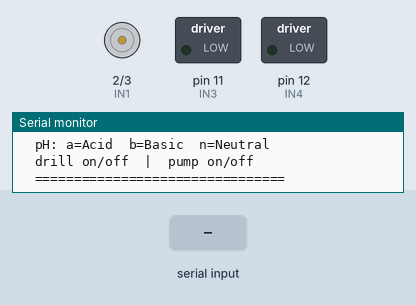
Bench run of a sketch on a simulated Arduino Uno, built with avr-gcc and run on an emulated ATmega328P. On the bench: motor-driver pin pairs drawn as motors (green arrow = first pin HIGH = forward, orange = second pin HIGH = backward, longer = more drive, scaled by the enable pin), switched loads named in the sketch (green lamp = pin HIGH), the last lines printed to the serial monitor. The inputs (shaded band) are chosen by the test bench. Random numbers use the default seed unless the sketch sets one.

Above: at 4.1 s.
4.2 s: "drill on\n" received over Serial
At 4.8 s:
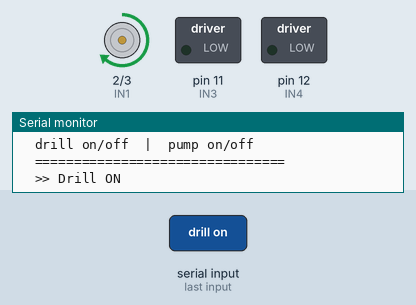
5.7 s: "drill off\n" received over Serial
At 7.1 s:
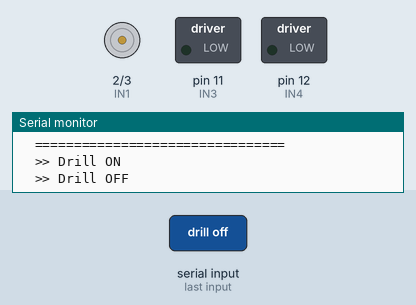
Timing chart, 0 to 8.7 s (numbered marks = the images above; inputs shaded):
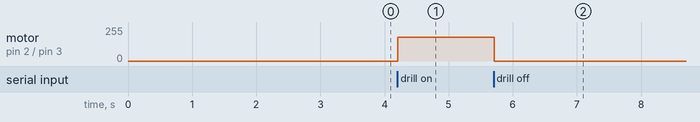

The sketch:

arduino1_master_full.ino
```cpp
// ── MASTER ARDUINO — FULL MERGED ────────────
// Controls pH sensor, drill, and pumps
// Sends status to Display Arduino via SoftwareSerial
//
// PIN MAP:
//   pH Sensor      → A1
//   L298N IN1      → D2  (Drill direction A)
//   L298N IN2      → D3  (Drill direction B)
//   L298N ENA      → D10 (Drill speed PWM)
//   L298N IN3      → D11 (Pump 1)
//   L298N IN4      → D12 (Pump 2)
//   TX to Display  → D6
//   RX from Display→ D7
//
// SERIAL COMMANDS (USB):
//   a / A       → Simulate Acidic  soil
//   b / B       → Simulate Basic   soil
//   n / N       → Simulate Neutral soil
//   drill on    → Start drill
//   drill off   → Stop  drill
//   pump on     → Start both pumps
//   pump off    → Stop  both pumps
// ─────────────────────────────────────────────

#include <SoftwareSerial.h>
SoftwareSerial toDisplay(6, 7); // TX=6, RX=7

#define PH_PIN A1
#define IN1 2
#define IN2 3
#define ENA 10
#define IN3 11  // Pump 1
#define IN4 12  // Pump 2

// ─── Simulation State ────────────────────────
float phBase = 0.0;
float phAmp  = 0.0;
float maxAmp = 0.4;
int   sign   = 1;
bool  running = false;

// ─── Helpers ─────────────────────────────────
String soilNature(float ph) {
  if (ph < 6.0)       return "Acidic  ";
  else if (ph <= 7.5) return "Neutral ";
  else                return "Alkaline";
}

String soilNatureShort(float ph) {
  if (ph < 6.0)       return "Acid";
  else if (ph <= 7.5) return "Neut";
  else                return "Alka";
}

void printLoadingBar(float current, float maxVal) {
  int percent = (int)(((maxVal - current) / maxVal) * 100);
  int filled  = percent / 5;
  Serial.print(" [");
  for (int i = 0; i < 20; i++) {
    if (i < filled)       Serial.print("=");
    else if (i == filled) Serial.print(">");
    else                  Serial.print(".");
  }
  Serial.print("] ");
  if (percent < 10)       Serial.print("  ");
  else if (percent < 100) Serial.print(" ");
  Serial.print(percent); Serial.print("%");
}

// ─── Actions ─────────────────────────────────
void doDrill(bool on) {
  if (on) {
    digitalWrite(IN1, HIGH); digitalWrite(IN2, LOW);
    analogWrite(ENA, 180);
    Serial.println("  >> Drill ON");
    toDisplay.println("Drill: ON,Running.....");
  } else {
    digitalWrite(IN1, LOW);  digitalWrite(IN2, LOW);
    analogWrite(ENA, 0);
    Serial.println("  >> Drill OFF");
    toDisplay.println("Drill: OFF,Stopped.");
  }
}

void doPumps(bool on) {
  if (on) {
    digitalWrite(IN3, HIGH); digitalWrite(IN4, HIGH);
    Serial.println("  >> Pumps ON");
    toDisplay.println("Pumps: ON,Watering.....");
  } else {
    digitalWrite(IN3, LOW);  digitalWrite(IN4, LOW);
    Serial.println("  >> Pumps OFF");
    toDisplay.println("Pumps: OFF,Stopped.");
  }
}

void startSequence(float phMin, float phMax) {
  phBase  = phMin + random(0, (int)((phMax - phMin) * 10)) / 10.0;
  phAmp   = maxAmp;
  sign    = 1;
  running = true;

  Serial.println();
  Serial.println("  ================================");
  Serial.println("   Sending read request...");
  toDisplay.println("Request,Sending.......");
  delay(300);
  Serial.println("   Response received. Parsing...");
  toDisplay.println("Response,Received OK");
  delay(400);
  Serial.println("   Stabilising sensor signal...  ");
  Serial.println("  ================================");
  toDisplay.println("Stabilising,Signal.........");
  delay(300);
}

// ─── Boot ────────────────────────────────────
void bootSequence() {
  Serial.println();
  Serial.println("  ================================");
  Serial.println("   Master Arduino Booting        ");
  Serial.println("  ================================");
  toDisplay.println("Smart Farming,Initialising..");
  delay(600);
  toDisplay.println("pH Sensor,Warming up.....");
  delay(800);
  toDisplay.println("Calibration,Loaded OK");
  delay(400);
  toDisplay.println("Motors+Pumps,Standby OK");
  delay(400);

  Serial.println("  All systems ready.");
  Serial.println("  ================================");
  Serial.println("  pH: a=Acid  b=Basic  n=Neutral  ");
  Serial.println("  drill on/off  |  pump on/off     ");
  Serial.println("  ================================");

  toDisplay.println("Master Ready,Awaiting cmd..");
}

// ─── Setup ───────────────────────────────────
void setup() {
  Serial.begin(9600);
  toDisplay.begin(9600);
  randomSeed(analogRead(2));
  pinMode(IN1, OUTPUT); pinMode(IN2, OUTPUT); pinMode(ENA, OUTPUT);
  pinMode(IN3, OUTPUT); pinMode(IN4, OUTPUT);
  digitalWrite(IN1, LOW); digitalWrite(IN2, LOW);
  digitalWrite(IN3, LOW); digitalWrite(IN4, LOW);
  delay(500);
  bootSequence();
}

// ─── Main Loop ───────────────────────────────
void loop() {
  if (!running) {
    if (Serial.available()) {
      String cmd = Serial.readStringUntil('\n');
      cmd.trim();

      if      (cmd == "a" || cmd == "A") startSequence(3.0, 6.9);
      else if (cmd == "b" || cmd == "B") startSequence(7.1, 10.0);
      else if (cmd == "n" || cmd == "N") startSequence(6.0, 7.5);
      else if (cmd == "drill on")        doDrill(true);
      else if (cmd == "drill off")       doDrill(false);
      else if (cmd == "pump on")         doPumps(true);
      else if (cmd == "pump off")        doPumps(false);
      else {
        Serial.println("  Unknown command.");
        Serial.println("  pH: a/b/n | drill on/off | pump on/off");
      }
    }
  }

  // ─── pH Oscillation Tick ─────────────────
  if (running) {
    float currentPH = phBase + (sign * phAmp);
    currentPH = constrain(currentPH, 0.0, 14.0);

    Serial.print("  [pH] ");
    if (currentPH < 10.0) Serial.print(" ");
    Serial.print(currentPH, 2);
    Serial.print("  |  ");
    Serial.print(soilNature(currentPH));
    Serial.print(" |");
    printLoadingBar(phAmp, maxAmp);
    Serial.println();

    // Send live pH to display
    String dispLine = "pH:" + String(currentPH, 2) + " " + soilNatureShort(currentPH);
    toDisplay.println(dispLine + ",Stabilising...");

    phAmp -= 0.02;
    phAmp  = max(phAmp, 0.0);
    sign  *= -1;

    if (phAmp <= 0.02) {
      running = false;

      Serial.println();
      Serial.println("  ================================");
      Serial.println("   Signal stabilised.            ");
      Serial.print  ("   FINAL pH     : "); Serial.println(phBase, 2);
      Serial.print  ("   Soil Nature  : "); Serial.println(soilNature(phBase));
      Serial.println("  ================================");
      Serial.println("  pH: a/b/n | drill on/off | pump on/off");
      Serial.println();

      String finalLine = "pH:" + String(phBase, 2) + " " + soilNatureShort(phBase) + " DONE";
      toDisplay.println(finalLine + "," + soilNature(phBase));
    }

    delay(350);
  }
}
```

Measured:
- after the input at 4.2 s, motor on pin 2 (IN1) / pin 3 (IN2): stopped → forward 180/255 at once
- after the input at 5.7 s, motor on pin 2 (IN1) / pin 3 (IN2): forward 180/255 → stopped at once
